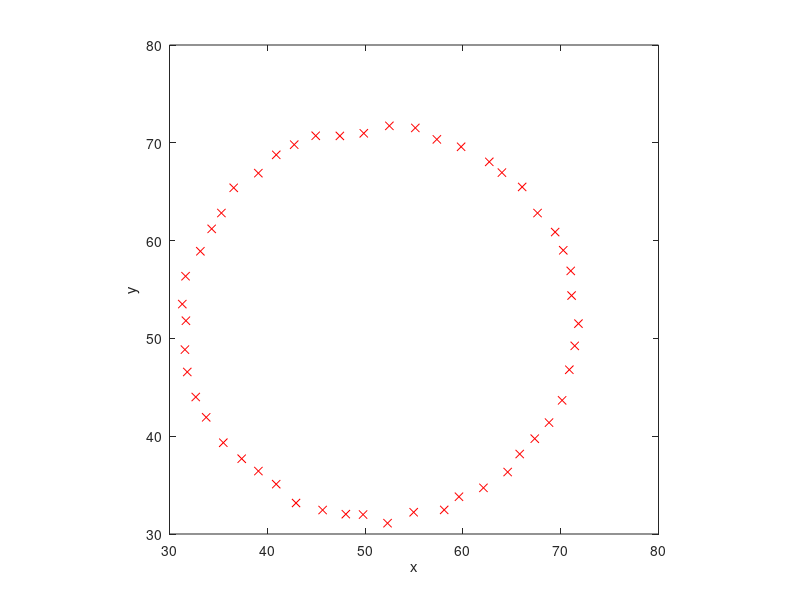
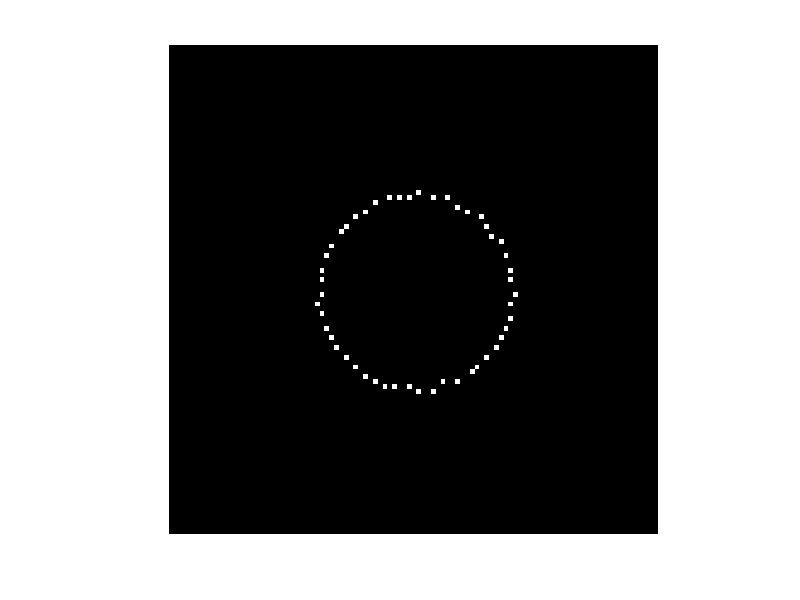

Write MATLAB code to recreate these figures, in order. (Note: this script raises an error after producing the figures.)
function result = test1()
%
% ========================================
% BeadTracking_MT.
% Copyright (c) 2017. Isabel Llorente-Garcia, Dept. of Physics and Astronomy, University College London, United Kingdom.
% Released and licensed under a BSD 2-Clause License:
% https://github.com/illg-ucl/BeadTracking_MT/blob/master/LICENSE
% This program is free software: you can redistribute it and/or modify it under the terms of the BSD 2-Clause License.
% This program is distributed in the hope that it will be useful, but WITHOUT ANY WARRANTY; without even the implied warranty of MERCHANTABILITY or FITNESS FOR A PARTICULAR PURPOSE. See the BSD 2-Clause License for more details. You should have received a copy of the BSD 2-Clause License along with this program.
% Citation: If you use this software for your data analysis please acknowledge it in your publications and cite as follows.
% -	Citation example 1: 
% BeadTracking_MT software. (Version). 2017. Isabel Llorente-Garcia, 
% Dept. of Physics and Astronomy, University College London, United Kingdom.
% https://github.com/illg-ucl/BeadTracking_MT. (Download date).
% 
% -	Citation example 2:
% @Manual{... ,
% title  = {BeadTracking_MT software. (Version).},
% author       = {{Isabel Llorente-Garcia}},
% organization = { Dept. of Physics and Astronomy, University College London, United Kingdom.},
% address      = {Gower Place, London, UK.},
% year         = 2017,
% url          = {https://github.com/illg-ucl/BeadTracking_MT}}
% ========================================
%
% Generate synthetic (x,y) data arranged as a circle in x-y plane and add
% noise; Then fit to a circle to find centre and radius of circle;
%
% INPUTS:
% 
arrayHalfSize = 50; % Half size of total array generated (to plot and detect circle);
xcentre = 51; % centre of circle along x;
ycentre = 51; % centre of circle along y;
radius = 20; % radius of circle;
Ndata = 50; % number of (x,y) points of data to generate along the circle;
noiseLevel = 1; % noise level amplitude factor.

% Pre-allocate size, column vector arrays:
circleXdata = zeros(Ndata,1);
circleYdata = zeros(Ndata,1);
% Go around circle to generate values in circle:
angleStep = (pi()/180)*360/Ndata; % angle step in rad.
% Loop to allocate values, including random noise (rand gives value between 0 and 1): 
for i = 1:Ndata
    circleXdata(i) = xcentre + radius*cos(angleStep*(i-1))+ noiseLevel*rand;
    circleYdata(i) = ycentre + radius*sin(angleStep*(i-1))+ noiseLevel*rand;
end

figure;
plot(circleXdata,circleYdata,'xr')
xlabel('x')
ylabel('y')
daspect([1 1 1]) % set aspect ratio to 1.

% Initialise matrix to plot circle:
mCircle = zeros(2*arrayHalfSize+1); 
% Fill in the matrix/image with ones at locations of circle points (rounded
% up):
for ii = 1:Ndata
    x_rounded = round(circleXdata(ii)); % first round to closest integer position;
    y_rounded = round(circleYdata(ii));
    mCircle(y_rounded,x_rounded) = 1; % assign value 1 to that coordinate.
end

figure;
imshow(mCircle,[]);
hold;
% Use Hough Transform to find circular edge and its centre and radius:
% note that it is rather sensitive to the 'Sensitivity' value, tweak until 
% it only finds one circle, it works well for 50 points in the circle using 0.97.
% Look in the range [0.7*radius, 1.3*radius]:
[centre_found, radius_found] = imfindcircles(mCircle,[round(0.7*radius) round(1.3*radius)],'Method','TwoStage','Sensitivity',0.97);
viscircles(centre_found, radius_found,'Color','r'); % display circle found with red circle overlaid;

% Error control:
if isempty(centre_found)
    disp('No circle found. Exiting function')
    %% Create partial output structure:
    result.xcentre = xcentre;
    result.ycentre = ycentre;
    result.radius = radius;
    result.circleXdata = circleXdata;
    result.circleYdata = circleYdata;
    result.xcentre_found = [];
    result.ycentre_found = [];
    result.radius_found = [];
else
    %% Create structure to store output results:
    result.xcentre = xcentre;
    result.ycentre = ycentre;
    result.radius = radius;
    result.circleXdata = circleXdata;
    result.circleYdata = circleYdata;
    result.xcentre_found = centre_found(2);
    result.ycentre_found = centre_found(1);
    result.radius_found = radius_found;

end




%% 
% % The following attempt to fit does not work:
% % Now, try to recover centre and radius from the two vectors
% % circleXdata,circleYdata by fitting to a circle.
% % The equation for the circle is (x-a)^2+(y-b)^2=r^2. So we can write it
% % also as y = b + sqrt(r^2-(x-a)^2) and fit y as a function of x, with fit
% % parameters r, a, b.
% fun_for_fit = fittype('sqrt(r1^2-(x-a1)^2)+b1','independent','x'); % define funtion to fit to, with 'x' as independent variable;
% options = fitoptions('Method','NonlinearLeastSquares'); % Creates a structure of fit options with fields StartPoint, Lower, Upper, etc.
% options.StartPoint = [radius+rand xcentre+rand ycentre+rand]; % give guess parameters for fit. This avoids a warning message. 
% options.Lower = [0.8*radius 0.8*xcentre 0.8*ycentre]; % Lower bounds for fit parameters (this is quite random).
% options.Upper = [1.2*radius 1.2*xcentre 1.2*ycentre]; % Upper bounds for fit parameters (this is quite random).
% options.MaxFunEvals = 3000;
% options.MaxIter = 3000;
% [fit_result gof] = fit(circleXdata,circleYdata,fun_for_fit,options); % do fit. 
% % fit_result contains the fit coefficient values and their confidence intervals and "gof" gives the good of fitness.
% fit_param_names = coeffnames(fit_result); % fit parameter names to get their order.
% fit_param_values = coeffvalues(fit_result); % parameter values resulting from fit. 
% radius_fit = fit_param_values(1);
% xcentre_fit = fit_param_values(2); 
% ycentre_fit = fit_param_values(3); 
% rsq_fit = gof.rsquare; % rsquare coefficient of fit.
% errors = confint(fit_result,0.682); % 68.2% confidence interval for each fit parameter (lower and upper bounds as first and second rows).
% errorSTDEV = (errors(2,:)-errors(1,:))/2; % Standard deviation of each fit parameter (probability to be between -STDEV and +STDEV is 68.2%).

